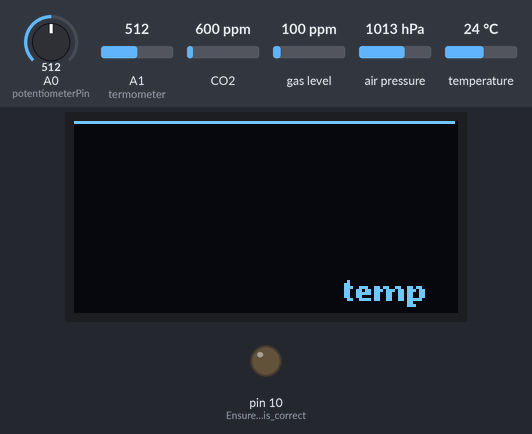
A sketch run on a simulated Arduino Uno, built with avr-gcc and run on an emulated ATmega328P. Shown: 128×64 one-colour display, output pins drawn as LEDs (lit = HIGH). Wiring (inferred from the names in the program): BME280 sensor at I2C address 0x76. The test bench sets the inputs (shaded band); at power-on: A0 (potentiometerPin) = 512, gas level 100 ppm, A1 (termometer) = 512, CO2 600 ppm, air pressure 1013 hPa, temperature 24 °C. Storage starts empty; what the sketch prints to the serial monitor is not drawn.

Above: at 1.7 s.
1.8 s: A0 (potentiometerPin) set to 673
4.2 s: A0 (potentiometerPin) set to 694
At 6.3 s:
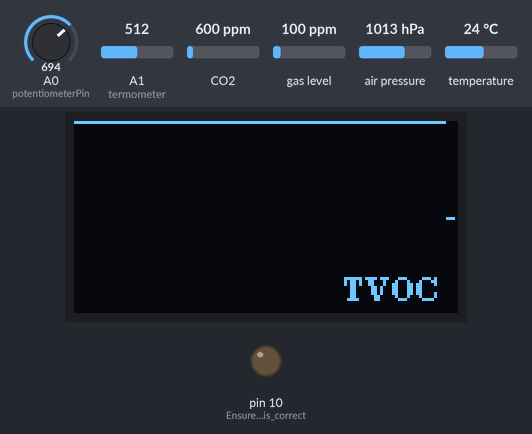
8.8 s: gas level set to 20 ppm
At 13.2 s:
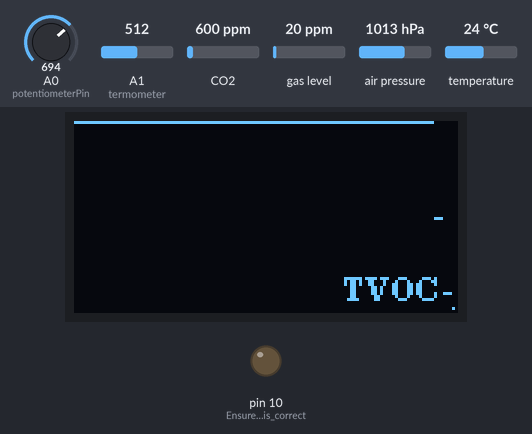
13.4 s: gas level set to 250 ppm
At 18.0 s:
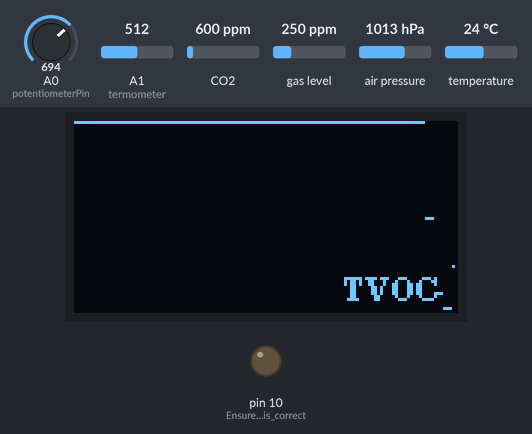
Timing chart, 0 to 19.0 s (numbered marks = the images above; inputs shaded):
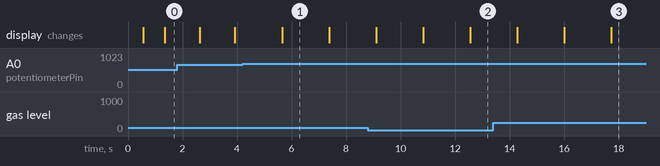

Measured:
- the behaviour switches between 681 and 682 on A0 (potentiometerPin) (found by bisection; images 0 and 1)
- after the input at 4.2 s, the display: changes after 1.4 s (image 1)

The sketch:

6_feburari.ino
```cpp
/*
* Name: klimatekontroll
* Author: Hugo Karlsson
* Date: 2025-02-07
* Description: This project uses a adafruit SGP30 mox sensor for reading TVOC eCO2, , a analog temperature senso in C and a BME280 sensor that messures hpa that it displays on a 1306 OLED display
* It also uses a potentometer to control what sensor that is displayed on the oled display.
* Their is also a sparkfun SDcard reader that it writes all the data from the sensors to.
*/

// include librarys
#include <SPI.h>
#include <SD.h>
#include <Wire.h>
#include "Adafruit_SGP30.h"
#include <BME280I2C.h>
#include <U8g2lib.h>

//termometer
const int termometer = A1;

// BME sensor
BME280I2C bme;
struct SensorData {
  float temperature;
  float pressure;
  float humidity;
};
uint16_t dig_T1;
int16_t dig_T2, dig_T3;
uint16_t dig_P1;
int16_t dig_P2, dig_P3, dig_P4, dig_P5, dig_P6, dig_P7, dig_P8, dig_P9;
int32_t t_fine;

// SD card settings
const int chipSelect = 10;

// MOX sensor
Adafruit_SGP30 sgp;

// OLED display
U8G2_SSD1306_128X64_NONAME_F_HW_I2C u8g2(U8G2_R0);
#define VALUES 128
int curve[VALUES];     // Graph data
int currentGraph = 0;  // Current graph to display (0: temperature, 1: MOX TVOC, 2: MOX eCO2, 3: pressure)

// Pin for potentiometer
const int potentiometerPin = A0;

void setup() {
  Serial.begin(115200);
  pinMode(termometer, INPUT);
  u8g2.setFont(u8g2_font_ncenB08_tr); // Sätt en läsbar font

  while (!Serial) {
    ;  // Wait for the Serial port to initialize
  }

  pinMode(10, OUTPUT);  // Ensure SPI bus is correctly initialized

  delay(500);  // Give SD card reader time to start

  // Initialize SD card
  if (!SD.begin(chipSelect)) {
    Serial.println("SD card initialization failed!");
    while (1);
  }
  Serial.println("SD card ready.");

  // Initialize SGP30 sensor
  if (!sgp.begin()) {
    Serial.println("SGP30 sensor not found :(");
    while (1);
  }

  // Initialize OLED
  u8g2.begin();

  // Initialize BMP280 sensor
  readCalibrationData();  // Read BMP280 calibration data
}

void loop() {
  // Read sensor data
  SensorData bmpData = readBMP280();  // Get BMP280 data
  String moxData = readMOX();  // Get MOX sensor data

  // Prepare log data
  if (gettemp() > 100){
    writeToSDCard("Brinner");
    Serial.println("det verkar brinna/väldigt varmt");
  }

  String logData = "Temperature: " + String(gettemp()) + " C, Pressure: " + String(bmpData.pressure) + " hPa, " + moxData;

  // Check free space and write data to SD card
  if (checkFreeSpace(512)) {
    writeToSDCard(logData);
    Serial.println(logData);
  }


  handlePotentiometer();

  // Display graph based on selected mode
  if (currentGraph == 1) {
    oledGraph(gettemp(), 10, 40, "temp");  // Display temperature graph
  }
   if (currentGraph == 2) {
    oledGraph(sgp.TVOC, 0, 1000, "TVOC");  // Display MOX TVOC graph
  }
  if (currentGraph == 3) {
    oledGraph(sgp.eCO2, 200, 1000, "CO2");  // Display MOX eCO2 graph
  }
  if (currentGraph == 4) {
    oledGraph(bmpData.pressure, 900, 1100, "press");  // Display pressure graph
  }

  delay(500);  //delay for stability
}

/*
* Function: readMOX()
* Reads data from the MOX sensor.
* Parameters: None
* Returns: String - formatted MOX sensor readings.
*/
String readMOX() {
  if (!sgp.IAQmeasure()) {
    Serial.println("Measurement failed");
    return "Error";
  }
  return "TVOC: " + String(sgp.TVOC) + " ppb, eCO2: " + String(sgp.eCO2) + " ppm";
}

/*
* Function: handlePotentiometer()
* Reads the potentiometer and updates the current graph selection.
* Parameters: None
* Returns: void
*/
void handlePotentiometer() {
  int potValue = analogRead(potentiometerPin);
  currentGraph = constrain(map(potValue, 0, 1023, 0, 3), 0, 4);  // Map potentiometer to graph index
}

 /*
* Function: oledGraph()
* Displays sensor data as a graph on the OLED display.
* Parameters: float value, float minValue, float maxValue, String text
* Returns: void
*/
void oledGraph(float value, float minValue, float maxValue, String text){
  for (int i = 1; i < VALUES; i++) {
    curve[i - 1] = curve[i];
  }
  curve[VALUES - 1] = map(constrain(value, minValue, maxValue), minValue, maxValue, 63, 0);

  u8g2.clearBuffer();
  for (int i = 0; i < VALUES - 1; i++) {
    u8g2.drawPixel(i, curve[i]);
    u8g2.drawStr(90, 60, text.c_str());
  }
  u8g2.sendBuffer();
}

// Function to read BMP280 sensor data

/*
* Function: readBMP280()
* Reads data from BME 280 sensor
* Parameters: None
* Returns: String data that contains pressure readings
*/
SensorData readBMP280() {
  SensorData data;
  // Request pressure and temperature data
  Wire.beginTransmission(0x76);
  Wire.write(0xF7);  // Start address for pressure and temperature readings
  Wire.endTransmission();

  Wire.requestFrom(0x76, 6);
  while (Wire.available() < 6);

  uint8_t msbP = Wire.read();
  uint8_t lsbP = Wire.read();
  uint8_t xlsbP = Wire.read();
  uint8_t msbT = Wire.read();
  uint8_t lsbT = Wire.read();
  uint8_t xlsbT = Wire.read();

  // Combine raw data
  int32_t adc_P = ((uint32_t)msbP << 12) | ((uint32_t)lsbP << 4) | (xlsbP >> 4);

  // Calculate temperature and pressure
  data.pressure = compensatePressure(adc_P) / 100.0;  // Pressure in hPa

  return data;
}
/*
* Function: gettemp()
* Reads the analog value from the temperature sensor, calculates the temperature in Celsius,
* and prints it to the serial monitor.
* Parameters: None
* Returns: float - Temperature in Celsius
*/
float gettemp() {
  int Vo;
  float R1 = 10000;  // value of R1 on board
  float logR2, R2, T;
  float c1 = 0.001129148, c2 = 0.000234125, c3 = 0.0000000876741;

  Vo = analogRead(termometer);
  R2 = R1 * (1023.0 / (float)Vo - 1.0);  //calculate resistance on thermistor
  logR2 = log(R2);
  T = (1.0 / (c1 + c2 * logR2 + c3 * logR2 * logR2 * logR2));  // temperature in Kelvin
  T = T - 273.15;                                              //convert Kelvin to Celcius
  Serial.print("Temperature: ");
  Serial.print(T);
  Serial.println(" C");
  return T;
}
/*
* Function: writeToSDCard()
* writes to the text file on the sd card
* Parameters: const String& data
* Returns: non
*/
void writeToSDCard(const String& data) {
  delay(10);
  File file = SD.open("log.txt", FILE_WRITE);  // Open or create log.txt
  if (file) {
    file.println(data);  // Write data to the file
    Serial.println("Data written to log.txt.");
    file.close();
  } else {
    Serial.println("Error: Could not open log.txt for writing.");
  }
}

/*
* Function: checkFreeSpace()
* checks if their is space on the sd card
* Parameters: size_t requiredBytes
* Returns: true if their is free space on the sd card
*/
bool checkFreeSpace(size_t requiredBytes) {
  return true;  // Assuming sufficient space for now
}


/*
* Function: readCalibrationData()
* Calibration data from I2C communikation
* Parameters: None
* Returns: none
*/
void readCalibrationData() {
  Wire.beginTransmission(0x76);
  Wire.write(0x88);  // Start address for calibration data
  Wire.endTransmission();

  Wire.requestFrom(0x76, 24);
  dig_T1 = (Wire.read() | (Wire.read() << 8));
  dig_T2 = (Wire.read() | (Wire.read() << 8));
  dig_T3 = (Wire.read() | (Wire.read() << 8));
  dig_P1 = (Wire.read() | (Wire.read() << 8));
  dig_P2 = (Wire.read() | (Wire.read() << 8));
  dig_P3 = (Wire.read() | (Wire.read() << 8));
  dig_P4 = (Wire.read() | (Wire.read() << 8));
  dig_P5 = (Wire.read() | (Wire.read() << 8));
  dig_P6 = (Wire.read() | (Wire.read() << 8));
  dig_P7 = (Wire.read() | (Wire.read() << 8));
  dig_P8 = (Wire.read() | (Wire.read() << 8));
  dig_P9 = (Wire.read() | (Wire.read() << 8));
}


// Pressure compensation for BMP280

/*
* Function: compensatePressure()
* calibrates the pressure raw data
* Parameters: int32_t adc_P
* Returns: float calibrated pessure value
*/
float compensatePressure(int32_t adc_P) {
  int64_t var1 = ((int64_t)t_fine) - 128000;
  int64_t var2 = var1 * var1 * (int64_t)dig_P6;
  var2 = var2 + ((var1 * (int64_t)dig_P5) << 17);
  var2 = var2 + (((int64_t)dig_P4) << 35);
  var1 = ((var1 * var1 * (int64_t)dig_P3) >> 8) + ((var1 * (int64_t)dig_P2) << 12);
  var1 = (((((int64_t)1) << 47) + var1)) * ((int64_t)dig_P1) >> 33;

  if (var1 == 0) {
    return 0;  // Prevent division by zero
  }

  int64_t p = 1048576 - adc_P;
  p = (((p << 31) - var2) * 3125) / var1;
  var1 = (((int64_t)dig_P9) * (p >> 13) * (p >> 13)) >> 25;
  var2 = (((int64_t)dig_P8) * p) >> 19;
  p = ((p + var1 + var2) >> 8) + (((int64_t)dig_P7) << 4);
  return (float)p / 200;  // Return pressure in Pascal
}
```
